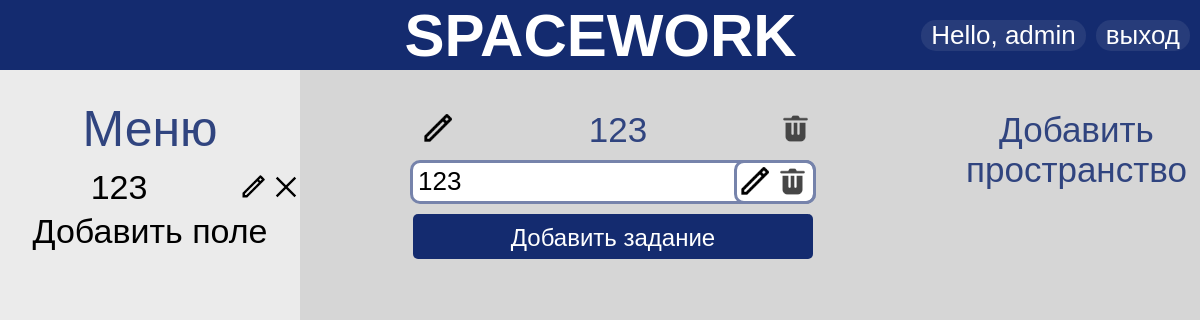
The page /41 (signed in) on the database its author committed.
### account/models.py (models this page shows, shortened)
class WorkField(models.Model):
    user = models.ForeignKey(User, on_delete=models.CASCADE, null=True, blank=True)
    title = models.CharField(max_length=200, default="")

class TaskField(models.Model):
    workField = models.ForeignKey(WorkField, on_delete=models.CASCADE, null=True, blank=True)
    title = models.CharField(max_length=200, default="")

class Task(models.Model):
    taskField = models.ForeignKey(TaskField, on_delete=models.CASCADE, null=True, blank=True)
    title = models.CharField(max_length=1000, default="")
    complete = models.BooleanField(default=False)
    created = models.DateTimeField(auto_now_add=True)
    class Meta:
        ordering = ['complete']

### account/views.py (the view)
# urls.py: path('<int:pk>', views.main_activePage, name='main_active'),
@login_required(login_url='login')
def main_activePage(request, pk):
    work_field = WorkField.objects.get(id=pk)
    work_fields = WorkField.objects.filter(user=request.user)
    task_fields = TaskField.objects.filter(workField=work_field)
    tasks = Task.objects.all()
    context = {
        'work_field': work_field,
        'work_fields': work_fields,
        'task_fields': task_fields,
        'tasks': tasks,
    }
    return render(request, 'main_active.html', context)

### account/templates/main_active.html (shortened to what this page needs)
{% extends 'main.html' %}
{% block content %}
    {% for task_field in task_fields %}
        <div class="left_list">
            <div class="list_top">
                <a class="edit_btn" href="{% url 'edite_task_field' work_field.pk task_field.pk %}"><img
                        src="../static/img/edit.png" width="35" height="35"></a>
                <p class="list_title">{{ task_field.title }}</p>
                <a class="delete_btn" href="{% url 'delete_task_field' work_field.pk task_field.pk %}"><img
                        src="../static/img/delete_bin.png" width="35" height="35"></a>
            </div>
            {% for task in tasks %}
                {% if task.taskField == task_field %}
                    <div class="item">
                        <div class="item_data">
                            <div class="item_top">
                                <div class="top_btns">
                                    <a class="delete_btn" href="{% url 'delete_task' work_field.pk task_field.pk task.pk %}">
                                        <img src="../static/img/delete_bin.png" width="35" height="35">
                                    </a>
                                    <a class="edit_btn" href="{% url 'edit_task' work_field.pk task_field.pk task.pk %}">
                                        <img src="../static/img/edit.png" width="35" height="35">
                                    </a>
                                </div>
                                <div class="item_title">
                                    <p>
                                        {{ task.title }}
                                </div>
                            </div>
                        </div>
                    </div>
                {% endif %}
            {% endfor %}
                <a class="white_text" href="{% url 'add_task' work_field.pk task_field.pk %}">
                    <div class="add_task_btn">
                        Добавить задание
                    </div>
                </a>
            <div class="footer"></div>
        </div>
    {% endfor %}
    <div class="rigth_space">
        <div class="list_top">
            <p class="list_title"><a class="list_title" href="{% url 'add_task_field' work_field.pk %}">Добавить
                пространство</a></p>
        </div>
    </div>
{% endblock %}

### account/templates/main.html (shortened to what this page needs)
{% load static %}
<!DOCTYPE html>
<html lang="en">
<head>
    <link rel="stylesheet" href="{% static 'style2.css' %}?20181209">
</head>
<body>
<div class="header">
    <h1 class="logo_text">SPACEWORK</h1>
    <div class="ent_reg">
        <p class="header_btn">Hello, {{ request.user }}</p>
        <a class="header_btn" href="{% url 'logout' %}">выход</a>
    </div>
</div>
<div class="mainspace">
    <div class="menu">
        <p class="menu_name">Меню</p>
        <div class="menu_title">
            {% block nav %}
                {% for work_field in work_fields %}
                    <div class="menu_list_top">
                        <a href="{% url 'main_active' work_field.pk %}">
                            <p class="space_name">
                                {{ work_field.title }}
                            </p>
                        </a>
                        <p class="edit_btn_mini">
                            <a href="{% url 'edite_work_field' work_field.pk %}">
                                <img src="{% static 'img/edit.png' %}" width="28" height="28">
                            </a>
                        </p>
                        <p class="delete_btn_mini">
                            <a href="{% url 'delete_work_field' work_field.pk %}">
                                <img src="{% static 'img/delete_X.svg' %}" width="28" height="28">
                            </a>
                        </p>
                    </div>
                {% endfor %}
                {% block add_work_field %}
                    <a href="{% url 'add_work_field' %}">
                        <p class="add_space_btn">
                            Добавить поле
                        </p>
                    </a>
                {% endblock %}
            {% endblock %}
        </div>
    </div>
    <div class="space">
        {% block content %}{% endblock %}
    </div>
</div>
</body>
</html>

### account/static/style2.css (style rules this page uses)
* { margin: 0px; font-size: 26px; font-family: Geneva, Arial, Helvetica, sans-serif; }
a { text-decoration: none; color: black; }
body { background-color: rgb(214, 214, 214); overflow-x: hidden; }
.item { min-height: 38px; margin-top: 10px; margin-left: 10px; border: 3px solid rgb(118, 131, 171); background-color: white; width: 400px; border-radius: 10px; }
.item_title { margin: 3px 3px 0px 5px; word-wrap: break-word; }
.delete_btn { height: 36px; float: right; margin: 0px; margin-right: 3px; padding: 0px; outline: none; border: 0; background: transparent; margin-top: 1px; margin-bottom: -6px; }
.edit_btn { height: 36px; float: right; margin: 0px; margin-right: 3px; padding: 0px; outline: none; border: 0; background: transparent; margin-top: 1px; margin-bottom: -6px; }
.top_btns { height: 38px; border: 3px solid rgb(118, 131, 171); float: right; margin-right: -3px; margin-top: -6px; margin-left: 3px; border-radius: 10px; }
.header { height: 70px; background-color: rgb(20, 43, 111); align-items: center; display: flex; width: 100%; }
.logo_text { color: white; margin-left: auto; margin-right: auto; font-size: 60px; padding-left: 300px; padding-right: 20px; }
.ent_reg { display: flex; align-items: center; }
.mainspace { display: flex; }
.space { position: absolute; margin-left: 300px; width: calc(100% - 300px); display: flex; overflow-x: auto; height: calc(100% - 70px); }
.left_list { margin-left: 100px; }
.menu { position: absolute; height: calc(100% - 70px); width: 300px; background-color: rgb(235, 235, 235); }
.list_title { width: 280px; word-wrap: break-word; color: rgb(48, 68, 127); text-align: center; font-size: 35px; }
.space_name { margin-left: -16px; word-wrap: break-word; width: 230px; margin-bottom: 5px; text-align: center; font-size: 34px; }
.menu_name { color: rgb(48, 68, 127); text-align: center; font-size: 50px; margin-top: 30px; margin-bottom: 10px; }
.white_text { color: white; }
.add_task_btn { text-align: center; margin-top: 10px; margin-left: 13px; padding-top: 10px; padding-bottom: 7px; width: 400px; border-radius: 5px; background-color: rgb(20, 43, 111); font-size: 24px; }
.header_btn { margin-right: 10px; color: white; background-color: rgb(39, 60, 122); border-radius: 15px; padding-left: 10px; padding-right: 10px; }
.footer { height: 40px; }
.rigth_space { width: 200px; padding-right: 100px; margin-left: 130px; }
.list_top { margin-top: 40px; flex-shrink: 0; align-items: flex-start; justify-content: space-between; display: flex; margin-left: 20px; }
.menu_list_top { margin-top: 5px; flex-shrink: 0; align-items: center; justify-content: space-between; display: flex; margin-left: 20px; }
.add_space_btn { margin-right: 5px; margin-left: 5px; word-wrap: break-word; width: 290px; margin-bottom: 5px; text-align: center; font-size: 34px; }

### rows shown on the page
WorkField: title "123"
TaskField: title "123"
Task: title "123"

### other values the page prints
{{ request.user }} "admin"
